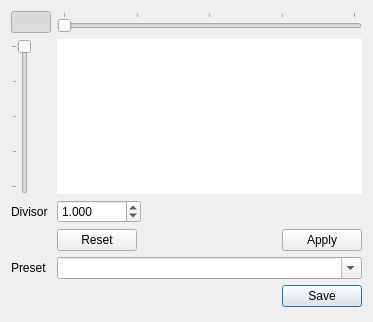
<ui version="4.0" >
 <class>ConvolutionMatrixWidget</class>
 <widget class="QWidget" name="ConvolutionMatrixWidget" >
  <property name="geometry" >
   <rect>
    <x>0</x>
    <y>0</y>
    <width>373</width>
    <height>322</height>
   </rect>
  </property>
  <property name="windowTitle" >
   <string>Form</string>
  </property>
  <layout class="QGridLayout" >
   <item row="0" column="0" >
    <widget class="QPushButton" name="mpLink" >
     <property name="toolTip" >
      <string>Force the kernel to be square.</string>
     </property>
     <property name="text" >
      <string/>
     </property>
     <property name="checkable" >
      <bool>true</bool>
     </property>
     <property name="checked" >
      <bool>true</bool>
     </property>
    </widget>
   </item>
   <item row="0" column="1" >
    <widget class="QSlider" name="mpWidthSlider" >
     <property name="minimum" >
      <number>0</number>
     </property>
     <property name="maximum" >
      <number>4</number>
     </property>
     <property name="pageStep" >
      <number>1</number>
     </property>
     <property name="orientation" >
      <enum>Qt::Horizontal</enum>
     </property>
     <property name="tickPosition" >
      <enum>QSlider::TicksAbove</enum>
     </property>
     <property name="tickInterval" >
      <number>1</number>
     </property>
    </widget>
   </item>
   <item row="1" column="0" >
    <widget class="QSlider" name="mpHeightSlider" >
     <property name="maximum" >
      <number>4</number>
     </property>
     <property name="pageStep" >
      <number>1</number>
     </property>
     <property name="orientation" >
      <enum>Qt::Vertical</enum>
     </property>
     <property name="invertedAppearance" >
      <bool>true</bool>
     </property>
     <property name="invertedControls" >
      <bool>true</bool>
     </property>
     <property name="tickPosition" >
      <enum>QSlider::TicksAbove</enum>
     </property>
     <property name="tickInterval" >
      <number>1</number>
     </property>
    </widget>
   </item>
   <item row="1" column="1" >
    <widget class="QTableWidget" name="mpFilter" >
     <property name="toolTip" >
      <string>Enter kernel values.</string>
     </property>
     <property name="frameShape" >
      <enum>QFrame::NoFrame</enum>
     </property>
     <property name="frameShadow" >
      <enum>QFrame::Plain</enum>
     </property>
     <property name="selectionMode" >
      <enum>QAbstractItemView::NoSelection</enum>
     </property>
     <property name="textElideMode" >
      <enum>Qt::ElideNone</enum>
     </property>
     <property name="rowCount" >
      <number>0</number>
     </property>
    </widget>
   </item>
   <item row="5" column="1" >
    <widget class="QDialogButtonBox" name="mpPresetButtons" >
     <property name="toolTip" >
      <string>Load or save the current divisor and matrix settings to the named preset. This will overwrite an existing preset if selected.
Remove an existing preset.</string>
     </property>
     <property name="standardButtons" >
      <set>QDialogButtonBox::Save</set>
     </property>
    </widget>
   </item>
   <item row="6" column="1" >
    <spacer>
     <property name="orientation" >
      <enum>Qt::Vertical</enum>
     </property>
     <property name="sizeHint" >
      <size>
       <width>20</width>
       <height>40</height>
      </size>
     </property>
    </spacer>
   </item>
   <item row="4" column="1" >
    <widget class="QComboBox" name="mpFilterName" >
     <property name="toolTip" >
      <string>You can save presets by typing in a name or selecting and existing preset name and hitting Save.
You can load a preset by selecting it and hitting load.
You can remove a preset by selecting it and hitting Remove.</string>
     </property>
     <property name="editable" >
      <bool>true</bool>
     </property>
     <property name="insertPolicy" >
      <enum>QComboBox::NoInsert</enum>
     </property>
    </widget>
   </item>
   <item row="3" column="1" >
    <widget class="QDialogButtonBox" name="mpMatrixButtons" >
     <property name="toolTip" >
      <string>Reset the divisor and matrix to the defaults.
Apply the convolution to the primary raster element in the active window.</string>
     </property>
     <property name="standardButtons" >
      <set>QDialogButtonBox::Apply|QDialogButtonBox::NoButton|QDialogButtonBox::Reset</set>
     </property>
    </widget>
   </item>
   <item row="4" column="0" >
    <widget class="QLabel" name="label" >
     <property name="text" >
      <string>Preset</string>
     </property>
    </widget>
   </item>
   <item row="2" column="1" >
    <layout class="QHBoxLayout" >
     <item>
      <widget class="QDoubleSpinBox" name="mpDivisor" >
       <property name="toolTip" >
        <string>Additional divisor. The result is always divided by the number of cells in the kernel.</string>
       </property>
       <property name="decimals" >
        <number>3</number>
       </property>
       <property name="minimum" >
        <double>0.001000000000000</double>
       </property>
       <property name="maximum" >
        <double>10000.000000000000000</double>
       </property>
       <property name="value" >
        <double>1.000000000000000</double>
       </property>
      </widget>
     </item>
     <item>
      <spacer>
       <property name="orientation" >
        <enum>Qt::Horizontal</enum>
       </property>
       <property name="sizeHint" >
        <size>
         <width>40</width>
         <height>20</height>
        </size>
       </property>
      </spacer>
     </item>
    </layout>
   </item>
   <item row="2" column="0" >
    <widget class="QLabel" name="label_2" >
     <property name="text" >
      <string>Divisor</string>
     </property>
    </widget>
   </item>
  </layout>
 </widget>
 <resources/>
 <connections/>
</ui>
